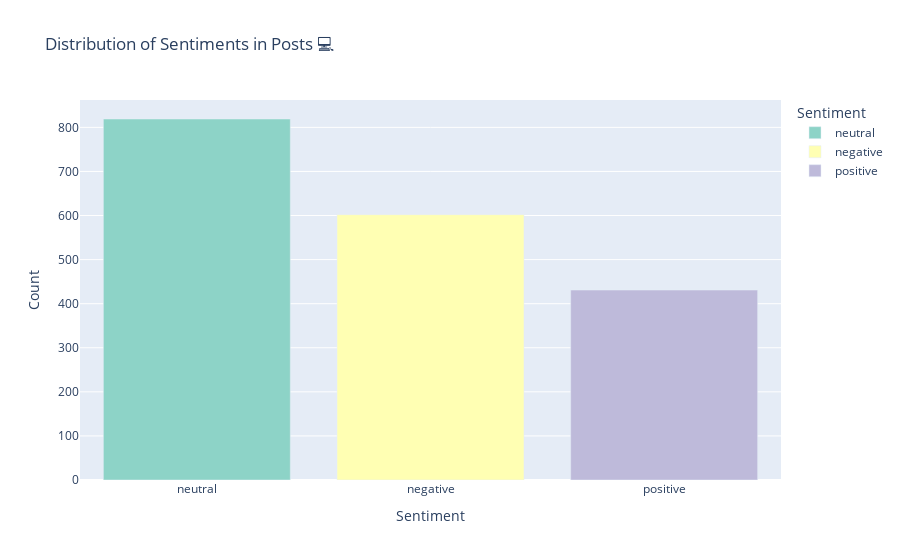

Notebook code for this chart:
### Markdown cell above
Bar Chart

### Code cell
sentiment_counts = df['sentiment_label'].value_counts().reset_index()
sentiment_counts.columns = ['sentiment', 'count']
fig_bar = px.bar(sentiment_counts, x='sentiment', y='count',
                 labels={'sentiment': 'Sentiment', 'count': 'Count'},
                 title='Distribution of Sentiments in Posts 💻',
                 color='sentiment',
                 color_discrete_sequence=px.colors.qualitative.Set3)
fig_bar.show()

### Figure 1 — Plotly figure (JSON) as saved in the notebook; plotly's stock layout.template omitted (floating-point values rounded to 4 significant figures)
{"data": [{"alignmentgroup": "True", "hovertemplate": "Sentiment=%{x}<br>Count=%{y}<extra></extra>", "legendgroup": "neutral", "marker": {"color": "rgb(141,211,199)", "pattern": {"shape": ""}}, "name": "neutral", "offsetgroup": "neutral", "orientation": "v", "showlegend": true, "textposition": "auto", "type": "bar", "x": ["neutral"], "xaxis": "x", "y": [819], "yaxis": "y"}, {"alignmentgroup": "True", "hovertemplate": "Sentiment=%{x}<br>Count=%{y}<extra></extra>", "legendgroup": "negative", "marker": {"color": "rgb(255,255,179)", "pattern": {"shape": ""}}, "name": "negative", "offsetgroup": "negative", "orientation": "v", "showlegend": true, "textposition": "auto", "type": "bar", "x": ["negative"], "xaxis": "x", "y": [602], "yaxis": "y"}, {"alignmentgroup": "True", "hovertemplate": "Sentiment=%{x}<br>Count=%{y}<extra></extra>", "legendgroup": "positive", "marker": {"color": "rgb(190,186,218)", "pattern": {"shape": ""}}, "name": "positive", "offsetgroup": "positive", "orientation": "v", "showlegend": true, "textposition": "auto", "type": "bar", "x": ["positive"], "xaxis": "x", "y": [431], "yaxis": "y"}], "layout": {"barmode": "relative", "legend": {"title": {"text": "Sentiment"}, "tracegroupgap": 0}, "title": {"text": "Distribution of Sentiments in Posts 💻"}, "xaxis": {"anchor": "y", "categoryarray": ["neutral", "negative", "positive"], "categoryorder": "array", "domain": [0, 1], "title": {"text": "Sentiment"}}, "yaxis": {"anchor": "x", "domain": [0, 1], "title": {"text": "Count"}}}}
